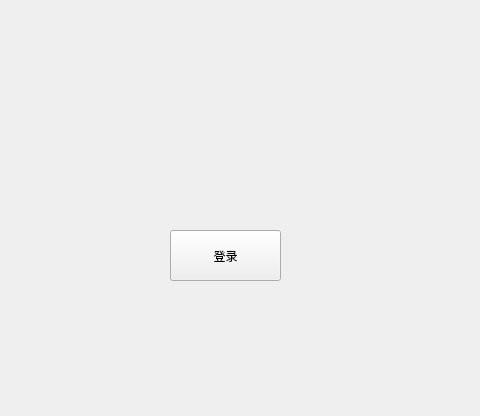
<?xml version="1.0" encoding="UTF-8"?>
<ui version="4.0">
 <class>signin</class>
 <widget class="QWidget" name="signin">
  <property name="geometry">
   <rect>
    <x>0</x>
    <y>0</y>
    <width>480</width>
    <height>416</height>
   </rect>
  </property>
  <property name="windowTitle">
   <string>Form</string>
  </property>
  <widget class="QPushButton" name="Sign">
   <property name="geometry">
    <rect>
     <x>170</x>
     <y>230</y>
     <width>111</width>
     <height>51</height>
    </rect>
   </property>
   <property name="text">
    <string>登录</string>
   </property>
  </widget>
 </widget>
 <resources/>
 <connections/>
</ui>
